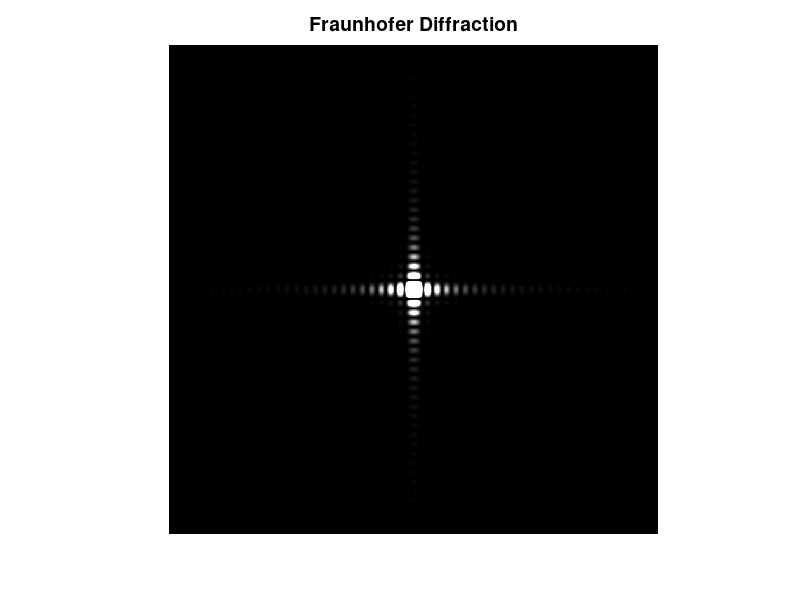

The MATLAB source for this figure:
clc
clear all
lambda=632e-9; 
pixel=13.7e-6;
k=(2*pi)/lambda;
a=300*pixel; 
b=300*pixel; 
d=20e-3;
Io = 100.0;
R = 1;
Y = (-4e-3:1e-5:4e-3); 
Z= Y; 
beta = k*b*Y/(2*R*pi);
alpha = k*a*Z/(2*R*pi); 
for i=1:length(Y)
    for j=1:length(Z)
        I(i,j)=Io.*((sinc(alpha(j)).^2).*(sinc(beta(i))).^2);
   
    end
 end
    
 figure(1)
 imshow(I)
 title('Fraunhofer Diffraction','fontsize',14)
 fh = figure(1);
 set(fh, 'color', 'white');
 